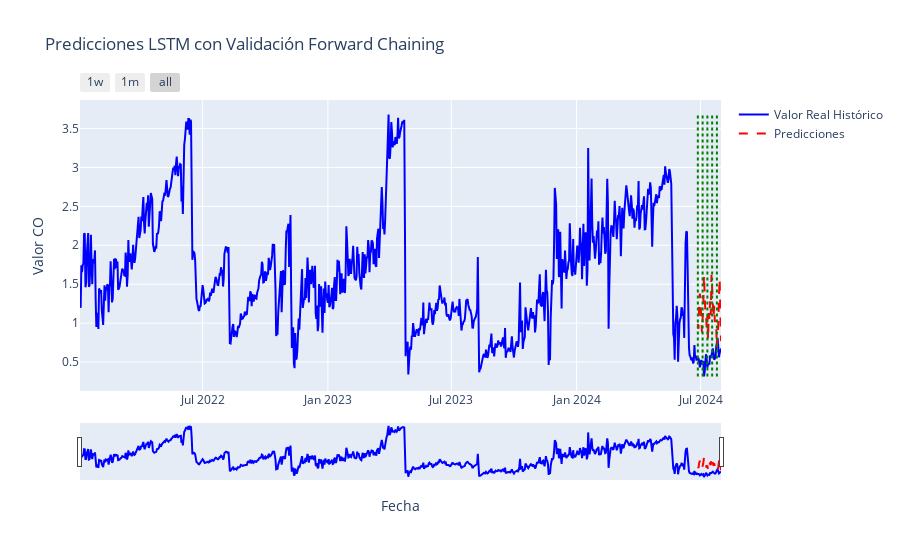

Notebook cell for this chart:
### Markdown cell above
### Time series predictions

### Code cell
plot_time_series_with_predictions(
    historical_real_values = historical_real_values,
    historical_predictions = historical_predictions,
    cutoff_dates = cutoff_dates,
    historical_series = daily_Monterrey_co['CO']
)

### Figure 1 — Plotly figure (JSON) as saved in the notebook; plotly's stock layout.template omitted (floating-point values rounded to 4 significant figures; data arrays with more than 128 entries replaced by an {"elided": "..."} marker saying what was removed)
{"data": [{"line": {"color": "blue"}, "mode": "lines", "name": "Valor Real Histórico", "type": "scatter", "x": {"elided": "942 str values"}, "y": {"elided": "942 float values"}}, {"line": {"color": "red", "dash": "dash"}, "mode": "lines", "name": "Predicciones", "type": "scatter", "x": {"elided": "942 str values"}, "y": {"elided": "942 float values"}}], "layout": {"shapes": [{"line": {"color": "green", "dash": "dot", "width": 2}, "name": "Corte 2024-06-27 00:00:00", "type": "line", "x0": "2024-06-27T00:00:00", "x1": "2024-06-27T00:00:00", "y0": 0.3146, "y1": 3.68}, {"line": {"color": "green", "dash": "dot", "width": 2}, "name": "Corte 2024-07-04 00:00:00", "type": "line", "x0": "2024-07-04T00:00:00", "x1": "2024-07-04T00:00:00", "y0": 0.3146, "y1": 3.68}, {"line": {"color": "green", "dash": "dot", "width": 2}, "name": "Corte 2024-07-11 00:00:00", "type": "line", "x0": "2024-07-11T00:00:00", "x1": "2024-07-11T00:00:00", "y0": 0.3146, "y1": 3.68}, {"line": {"color": "green", "dash": "dot", "width": 2}, "name": "Corte 2024-07-18 00:00:00", "type": "line", "x0": "2024-07-18T00:00:00", "x1": "2024-07-18T00:00:00", "y0": 0.3146, "y1": 3.68}, {"line": {"color": "green", "dash": "dot", "width": 2}, "name": "Corte 2024-07-25 00:00:00", "type": "line", "x0": "2024-07-25T00:00:00", "x1": "2024-07-25T00:00:00", "y0": 0.3146, "y1": 3.68}], "title": {"text": "Predicciones LSTM con Validación Forward Chaining"}, "xaxis": {"rangeselector": {"buttons": [{"count": 7, "label": "1w", "step": "day", "stepmode": "backward"}, {"count": 1, "label": "1m", "step": "month", "stepmode": "backward"}, {"step": "all"}]}, "rangeslider": {"visible": true}, "title": {"text": "Fecha"}}, "yaxis": {"title": {"text": "Valor CO"}}}}
